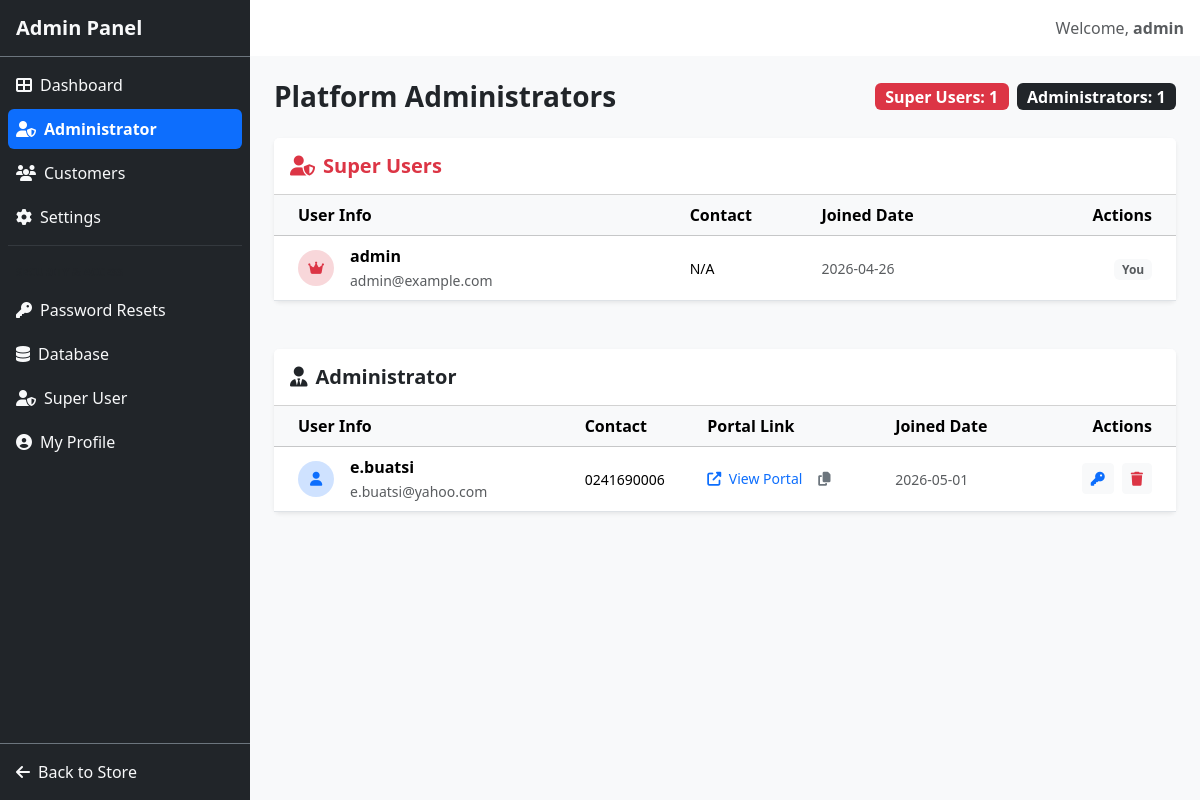
/admin/admins (signed in), run on the app's committed database.
### models.py (models this page shows, shortened)
class User(UserMixin, db.Model):
    __tablename__ = 'users'
    id = db.Column(db.Integer, primary_key=True)
    username = db.Column(db.String(80), unique=True, nullable=False)
    email = db.Column(db.String(120), unique=True, nullable=False)
    password_hash = db.Column(db.String(256), nullable=False)
    is_admin = db.Column(db.Boolean, default=False)
    is_superuser = db.Column(db.Boolean, default=False)
    phone = db.Column(db.String(20))
    address = db.Column(db.Text)
    created_at = db.Column(db.DateTime, default=datetime.utcnow)
    admin_id = db.Column(db.Integer, db.ForeignKey('users.id'), nullable=True)
    orders = db.relationship('Order', backref='user', lazy=True, foreign_keys='Order.user_id')

### routes/admin.py (the view)
@admin_bp.route('/admins')
@superuser_required
def admins():
    superusers = User.query.filter_by(is_superuser=True).order_by(User.created_at.desc()).all()
    regular_admins = User.query.filter_by(is_admin=True, is_superuser=False).order_by(User.created_at.desc()).all()
    return render_template('admin/administrator.html', superusers=superusers, admins=regular_admins)

### models.py (called while the page is built)
    @property
    def item_count(self):
        return sum(item.quantity for item in self.items)

    @staticmethod
    def get_settings(admin_id=None):
        settings = SiteSettings.query.filter_by(admin_id=admin_id).first()
        if not settings:
            settings = SiteSettings(admin_id=admin_id)
            db.session.add(settings)
            db.session.commit()
        return settings

### routes/admin.py (called while the page is built)
def superuser_required(f):
    @wraps(f)
    @login_required
    def decorated(*args, **kwargs):
        if not getattr(current_user, 'is_superuser', False):
            flash('Access denied. Super User privileges required.', 'error')
            return redirect(url_for('admin.dashboard'))
        return f(*args, **kwargs)
    return decorated

### templates/admin/administrator.html (shortened to what this page needs)
{% extends "admin/base.html" %}
{% block content %}
<div class="d-flex flex-wrap justify-content-between align-items-center mb-4" id="admins-header">
    <h1 class="h3 fw-bold mb-0">Platform Administrators</h1>
    <div class="d-flex gap-2 mt-2 mt-md-0">
        <span class="badge bg-danger fs-6">Super Users: {{ superusers|length }}</span>
        <span class="badge bg-dark fs-6">Administrators: {{ admins|length }}</span>
    </div>
</div>
<div class="card border-0 shadow-sm mb-5" id="superusers-section">
    <div class="card-header bg-white py-3">
        <h5 class="mb-0 fw-bold text-danger"><i class="fas fa-user-shield me-2"></i>Super Users</h5>
    </div>
    <div class="table-responsive">
        <table class="table table-hover align-middle mb-0">
            <thead class="table-light">
                <tr>
                    <th class="px-4">User Info</th>
                    <th>Contact</th>
                    <th>Joined Date</th>
                    <th class="text-end px-4">Actions</th>
                </tr>
            </thead>
            <tbody>
                {% for user in superusers %}
                <tr id="superuser-row-{{ user.id }}">
                    <td class="px-4">
                        <div class="d-flex align-items-center">
                            <div class="bg-danger-subtle text-danger rounded-circle d-flex align-items-center justify-content-center me-3" style="width: 36px; height: 36px;">
                                <i class="fas fa-crown small"></i>
                            </div>
                            <div>
                                <span class="fw-semibold">{{ user.username }}</span><br>
                                <small class="text-muted">{{ user.email }}</small>
                            </div>
                        </div>
                    </td>
                    <td><small>{{ user.phone or 'N/A' }}</small></td>
                    <td><small class="text-muted">{{ user.created_at.strftime('%Y-%m-%d') }}</small></td>
                    <td class="text-end px-4">
                        {% if user.id != current_user.id %}
                        <div class="d-flex justify-content-end gap-2">
                            <button type="button" class="btn btn-sm btn-light text-primary"
                                    title="Reset Password"
                                    onclick="resetPassword('{{ user.id }}', '{{ user.username }}')">
                                <i class="fas fa-key"></i>
                            </button>
                            <button type="button" class="btn btn-sm btn-light text-danger"
                                    title="Delete Admin"
                                    onclick="confirmDelete('{{ user.id }}', '{{ user.username }}')">
                                <i class="fas fa-trash"></i>
                            </button>
                        </div>
                        {% else %}
                        <span class="badge bg-light text-muted">You</span>
                        {% endif %}
                    </td>
                </tr>
                {% endfor %}
            </tbody>
        </table>
    </div>
</div>
<div class="card border-0 shadow-sm" id="regular-admins-section">
    <div class="card-header bg-white py-3">
        <h5 class="mb-0 fw-bold text-dark"><i class="fas fa-user-tie me-2"></i>Administrator</h5>
    </div>
    <div class="table-responsive">
        <table class="table table-hover align-middle mb-0">
            <thead class="table-light">
                <tr>
                    <th class="px-4">User Info</th>
                    <th>Contact</th>
                    <th>Portal Link</th>
                    <th>Joined Date</th>
                    <th class="text-end px-4">Actions</th>
                </tr>
            </thead>
            <tbody>
                {% if admins %}
                    {% for user in admins %}
                    <tr id="admin-row-{{ user.id }}">
                        <td class="px-4">
                            <div class="d-flex align-items-center">
                                <div class="bg-primary-subtle text-primary rounded-circle d-flex align-items-center justify-content-center me-3" style="width: 36px; height: 36px;">
                                    <i class="fas fa-user small"></i>
                                </div>
                                <div>
                                    <span class="fw-semibold">{{ user.username }}</span><br>
                                    <small class="text-muted">{{ user.email }}</small>
                                </div>
                            </div>
                        </td>
                        <td><small>{{ user.phone or 'N/A' }}</small></td>
                        <td>
                            <div class="d-flex align-items-center gap-2">
                                <a href="{{ url_for('store.portal', admin_id=user.id) }}" target="_blank" class="text-decoration-none small">
                                    <i class="fas fa-external-link-alt me-1"></i> View Portal
                                </a>
                                <button type="button"
                                        class="btn btn-sm btn-outline-secondary copy-portal-btn border-0"
                                        title="Copy portal link"
                                        data-url="{{ url_for('store.portal', admin_id=user.id, _external=True) }}"
                                        onclick="copyPortalLink(this)">
                                    <i class="fas fa-copy"></i>
                                </button>
                            </div>
                        </td>
                        <td><small class="text-muted">{{ user.created_at.strftime('%Y-%m-%d') }}</small></td>
                        <td class="text-end px-4">
                            <div class="d-flex justify-content-end gap-2">
                                <button type="button" class="btn btn-sm btn-light text-primary"
                                        title="Reset Password"
                                        onclick="resetPassword('{{ user.id }}', '{{ user.username }}')">
                                    <i class="fas fa-key"></i>
                                </button>
                                <button type="button" class="btn btn-sm btn-light text-danger"
                                        title="Delete Admin"
                                        onclick="confirmDelete('{{ user.id }}', '{{ user.username }}')">
                                    <i class="fas fa-trash"></i>
                                </button>
                            </div>
                        </td>
                    </tr>
                    {% endfor %}
                {% else %}
                    <tr>
                        <td colspan="5" class="text-center py-4 text-muted">No administrators found.</td>
                    </tr>
                {% endif %}
            </tbody>
        </table>
    </div>
</div>
{% endblock %}

### templates/admin/base.html (shortened to what this page needs)
<!DOCTYPE html>
<html lang="en" data-bs-theme="light">
<head>
    <link href="https://cdn.jsdelivr.net/npm/bootstrap@5.3.3/dist/css/bootstrap.min.css" rel="stylesheet">
    <link rel="stylesheet" href="https://cdnjs.cloudflare.com/ajax/libs/font-awesome/6.5.1/css/all.min.css">
    <link rel="stylesheet" href="{{ url_for('static', filename='css/style.css') }}">
</head>
<body>
    <div class="d-flex" id="admin-layout">
        <aside class="admin-sidebar bg-dark text-light d-flex flex-column" id="admin-sidebar">
            <div class="p-3 d-flex justify-content-between align-items-center border-bottom border-secondary">
                <h5 class="mb-0 fw-bold">Admin Panel</h5>
            </div>
            <nav class="flex-grow-1 p-2">
                <a href="{{ url_for('admin.dashboard') }}"
                   class="d-flex align-items-center gap-2 p-2 rounded text-decoration-none mb-1 sidebar-link {% if request.endpoint == 'admin.dashboard' %}active bg-primary text-white{% else %}text-light{% endif %}"
                   id="sidebar-dashboard">
                    <i class="fas fa-th-large"></i>
                    <span>Dashboard</span>
                </a>
                {% if current_user.is_superuser %}
                <a href="{{ url_for('admin.admins') }}"
                   class="d-flex align-items-center gap-2 p-2 rounded text-decoration-none mb-1 sidebar-link {% if request.endpoint == 'admin.admins' %}active bg-primary text-white{% else %}text-light{% endif %}"
                   id="sidebar-admins">
                    <i class="fas fa-user-shield"></i>
                    <span>Administrator</span>
                </a>
                <a href="{{ url_for('admin.customers') }}"
                   class="d-flex align-items-center gap-2 p-2 rounded text-decoration-none mb-1 sidebar-link {% if request.endpoint == 'admin.customers' %}active bg-primary text-white{% else %}text-light{% endif %}"
                   id="sidebar-customers">
                    <i class="fas fa-users"></i>
                    <span>Customers</span>
                </a>
                {% endif %}
                <a href="{{ url_for('admin.settings') }}"
                   class="d-flex align-items-center gap-2 p-2 rounded text-decoration-none mb-1 sidebar-link {% if request.endpoint == 'admin.settings' %}active bg-primary text-white{% else %}text-light{% endif %}"
                   id="sidebar-settings">
                    <i class="fas fa-cog"></i>
                    <span>Settings</span>
                </a>
                <hr class="my-2 border-secondary">
                <div class="px-2 pt-1 pb-2">
                    <small class="text-uppercase text-muted fw-bold" style="font-size: 0.7rem;">Security & Access</small>
                </div>
                {% if current_user.is_superuser %}
                <a href="{{ url_for('admin.password_resets') }}"
                   class="d-flex align-items-center gap-2 p-2 rounded text-decoration-none mb-1 sidebar-link {% if request.endpoint == 'admin.password_resets' %}active bg-warning text-dark{% else %}text-light{% endif %}"
                   id="sidebar-password-resets">
                    <i class="fas fa-key"></i>
                    <span>Password Resets</span>
                </a>
                <a href="{{ url_for('admin.database_management') }}"
                   class="d-flex align-items-center gap-2 p-2 rounded text-decoration-none mb-1 sidebar-link {% if request.endpoint == 'admin.database_management' %}active bg-secondary text-white{% else %}text-light{% endif %}"
                   id="sidebar-database-management">
                    <i class="fas fa-database"></i>
                    <span>Database</span>
                </a>
                <a href="{{ url_for('admin.superuser_dashboard') }}"
                   class="d-flex align-items-center gap-2 p-2 rounded text-decoration-none mb-1 sidebar-link {% if 'superuser' in request.endpoint %}active bg-danger text-white{% else %}text-light{% endif %}"
                   id="sidebar-superuser">
                    <i class="fas fa-user-shield"></i>
                    <span>Super User</span>
                </a>
                {% endif %}
                <a href="{{ url_for('admin.profile') }}"
                   class="d-flex align-items-center gap-2 p-2 rounded text-decoration-none mb-1 sidebar-link {% if request.endpoint == 'admin.profile' %}active bg-primary text-white{% else %}text-light{% endif %}"
                   id="sidebar-profile">
                    <i class="fas fa-user-circle"></i>
                    <span>My Profile</span>
                </a>
            </nav>
            <div class="p-2 border-top border-secondary">
                <a href="{{ url_for('store.home') }}" class="d-flex align-items-center gap-2 p-2 rounded text-decoration-none text-light sidebar-link" id="sidebar-back-store">
                    <i class="fas fa-arrow-left"></i>
                    <span>Back to Store</span>
                </a>
            </div>
        </aside>
        <div class="flex-grow-1 d-flex flex-column min-vh-100">
            <header class="bg-white shadow-sm p-3 d-flex align-items-center justify-content-between" id="admin-header">
                <div class="ms-auto">
                    <span class="text-muted">Welcome, <strong>{{ current_user.username }}</strong></span>
                </div>
            </header>
            <div class="flex-grow-1 p-4 bg-light" id="admin-content">
                {% block content %}{% endblock %}
            </div>
        </div>
    </div>
</body>
</html>

### static/css/style.css (style rules this page uses)
#admin-layout { min-height: 100vh; }
.admin-sidebar { width: 250px; z-index: 1000; transition: all 0.3s; }
.sidebar-link { transition: all 0.2s; }
.sidebar-link.active { font-weight: 600; }

### data on the page
User: username "admin", email "admin@example.com", phone "N/A", created_at "2026-04-26", shows "You"
User: username "e.buatsi", email "e.buatsi@yahoo.com", phone "0241690006", created_at "2026-05-01"

### other printed values
{{ superusers|length }} "1"
{{ admins|length }} "1"
